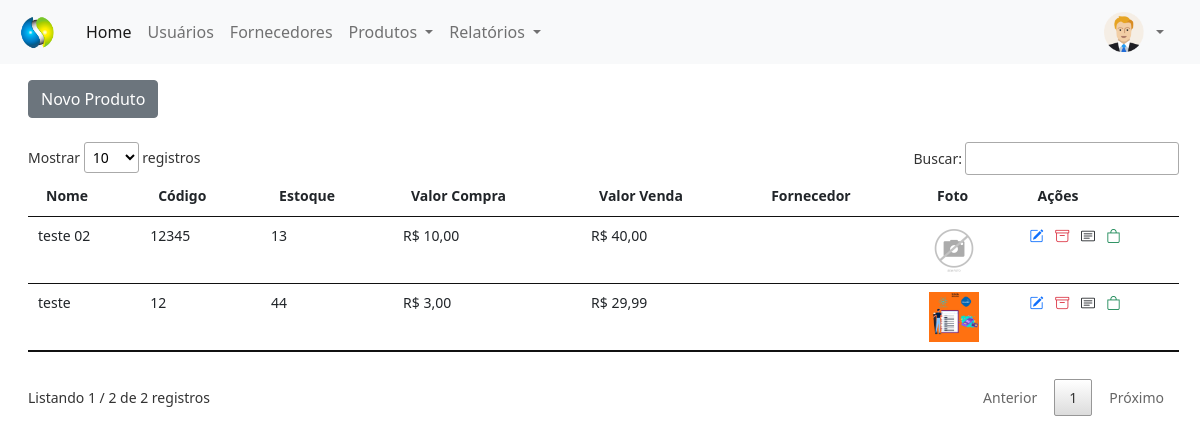
The app's page /painel-adm/index.php?pagina=produtos (signed in) with its own data.
### tables this page shows
CREATE TABLE `produtos` (
  `id` int(11) NOT NULL,
  `codigo` varchar(30) NOT NULL,
  `nome` varchar(50) NOT NULL,
  `descricao` varchar(200) NOT NULL,
  `estoque` int(11) NOT NULL,
  `valor_compra` decimal(8,2) NOT NULL,
  `valor_venda` decimal(8,2) NOT NULL,
  `fornecedor` int(11) NOT NULL,
  `categoria` int(11) NOT NULL,
  `foto` varchar(120) DEFAULT NULL
);

### painel-adm/produtos.php (the view, shortened to what this page needs)
<?php
$pag = 'produtos';
require_once('../conexao.php');
?>
<a href="index.php?pagina=<?php echo $pag ?>&funcao=novo" type="button" class="btn btn-secondary mt-2">Novo Produto</a>
<div class="mt-4" style="margin-right: 25px">
    <?php
    $query = $pdo->query("SELECT * from produtos order by id desc");
    $res = $query->fetchAll(PDO::FETCH_ASSOC);
    $total_reg = @count($res);
    if ($total_reg > 0) {
    ?>
        <small>
            <table id="usuarios" class="table table-hover my-4" style="width:100%">
                <thead>
                    <tr>
                        <th>Nome</th>
                        <th>Código</th>
                        <th>Estoque</th>
                        <th>Valor Compra</th>
                        <th>Valor Venda</th>
                        <th>Fornecedor</th>
                        <th>Foto</th>
                        <th>Ações</th>
                    </tr>
                </thead>
                <tbody>
                    <?php
                    for ($i = 0; $i < $total_reg; $i++) {
                        $id_cat = $res[$i]['categoria'];
                        $query_2 = $pdo->query("SELECT * from categorias WHERE id = '$id_cat'");
                        $res_2 = $query_2->fetchAll(PDO::FETCH_ASSOC);
                        $nome_cat = $res_2[0]['nome'];
                        $id_fornecedor = $res[$i]['fornecedor'];
                        $query_f = $pdo->query("SELECT * from fornecedores WHERE id = '$id_fornecedor'");
                        $res_f = $query_f->fetchAll(PDO::FETCH_ASSOC);
                        $total_reg_f = @count($res_f);
                        if ($total_reg_f > 0) {
                            $nome_forn = $res_f[0]['nome'];
                            $tel_forn = $res_f[0]['telefone'];
                        } else {
                            $nome_forn = '';
                            $tel_forn = '';
                        }
                    ?>
                        <tr>
                            <td><?php echo $res[$i]['nome'] ?></td>
                            <td><?php echo $res[$i]['codigo'] ?></td>
                            <td><?php echo $res[$i]['estoque'] ?></td>
                            <td>R$ <?php echo number_format($res[$i]['valor_compra'], 2, ',', '.'); ?></td>
                            <td>R$ <?php echo number_format($res[$i]['valor_venda'], 2, ',', '.'); ?></td>
                            <td><?php echo @$nome_fornecedor; ?></td>
                            <td>
                                <img src="../img/<?php echo $pag ?>/<?php echo $res[$i]['foto'] ?>" width="50px">
                            </td>
                            <td>
                                <a href="index.php?pagina=<?php echo $pag ?>&funcao=editar&id=<?php echo $res[$i]['id']; ?>" title="Editar Registro" style="text-decoration:none">
                                    <i class="bi bi-pencil-square text-primary me-2"></i>
                                </a>
                                <a href="index.php?pagina=<?php echo $pag ?>&funcao=deletar&id=<?php echo $res[$i]['id']; ?>" title="Excluir Registro" style="text-decoration:none">
                                    <i class="bi bi-archive text-danger me-2"></i>
                                </a>
								<a href="#" onclick="mostrarDados('<?php echo $res[$i]['nome'] ?>', '<?php echo $res[$i]['descricao'] ?>', '<?php echo $res[$i]['foto'] ?>', '<?php echo $nome_cat ?>', '<?php echo $nome_forn ?>', '<?php echo $tel_forn ?>')" title="Ver Descriçao" style="text-decoration: none">
									<i class="bi bi-card-text text-dark me-2"></i>
								</a>
                                <a href="#" onclick="comprarProdutos('<?php echo $res[$i]['id']; ?>')" title="Fazer Pedido" style="text-decoration:none">
                                    <i class="bi bi-bag text-success"></i>
                                </a>
                            </td>
                        </tr>
                    <?php }
                    ?>
                </tbody>
            </table>
        </small>
    <?php } else {
        echo "Não existem dados para serem exibidos!";
    } ?>
</div>

### records on screen
produtos: nome "teste 02", codigo "12345", estoque "13", valor_compra "10,00", valor_venda "40,00", foto (picture)
produtos: nome "teste", codigo "12", estoque "44", valor_compra "3,00", valor_venda "29,99", foto (picture)
